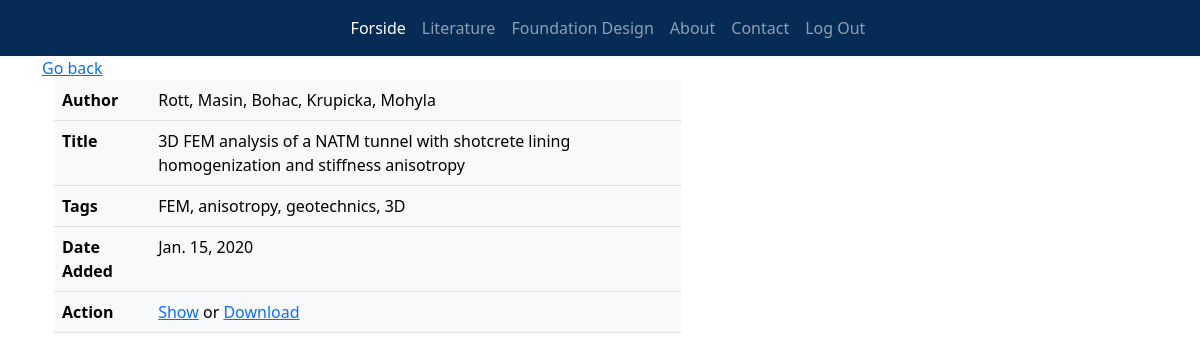
Page /literature/19/ (signed in) on the committed database.
### literature/models.py (models this page shows, shortened)
class Item(models.Model):
    title = models.CharField(max_length=200, default='', null=False, blank=False)
    author = models.CharField(max_length=200, default='', null=False, blank=False)
    description = models.TextField(default='', null=True, blank=True)
    content = models.FileField(upload_to='literature/', blank=False)
    date_added = models.DateField(auto_now_add=True)

### literature/views.py (the view)
# urls.py: path('<int:item_id>/', literature_detail, name='literature-detail'),
@login_required(login_url='/login_user/')
def literature_detail(request, item_id):
    obj = get_object_or_404(Item, id=item_id)
    context = {
        'item': obj,
        'user': request.user,
    }
    return render(request, 'literature/detail.html', context)

### literature/templates/literature/detail.html
{% extends 'base.html' %}
{% block content %}
<a href="{% url 'literature:literature-index' %}">Go back</a>
<div class="container-fluid">
    <div class="row">
        <div class="col-12 col-md-7">
            <table class="table table-light">
                <tbody>
                    <tr>
                        <th>Author</th>
                        <td>{{ item.author }}</td>
                    </tr>
                    <tr>
                        <th>Title</th>
                        <td>{{ item.title }}</td>
                    </tr>
                    <tr>
                        <th>Tags</th>
                        <td>{{ item.description }}</td>
                    </tr>
                    <tr>
                        <th>Date Added</th>
                        <td>{{ item.date_added }}</td>
                    </tr>
                    <tr>
                        <th>Action</th>
                        <td>
                            <a href="{{ item.content.url }}">Show</a> or
                            <a href="{{ item.content.url }}" download>Download</a>
                        </td>
                    </tr>
                </tbody>
            </table>
        </div>
    </div>
</div>
{% endblock content %}

### rows in the picture
Item: author "Rott, Masin, Bohac, Krupicka, Mohyla", title "3D FEM analysis of a NATM tunnel with shotcrete lining homogenization and stiffness anisotropy", description "FEM, anisotropy, geotechnics, 3D", date_added "Jan. 15, 2020"
